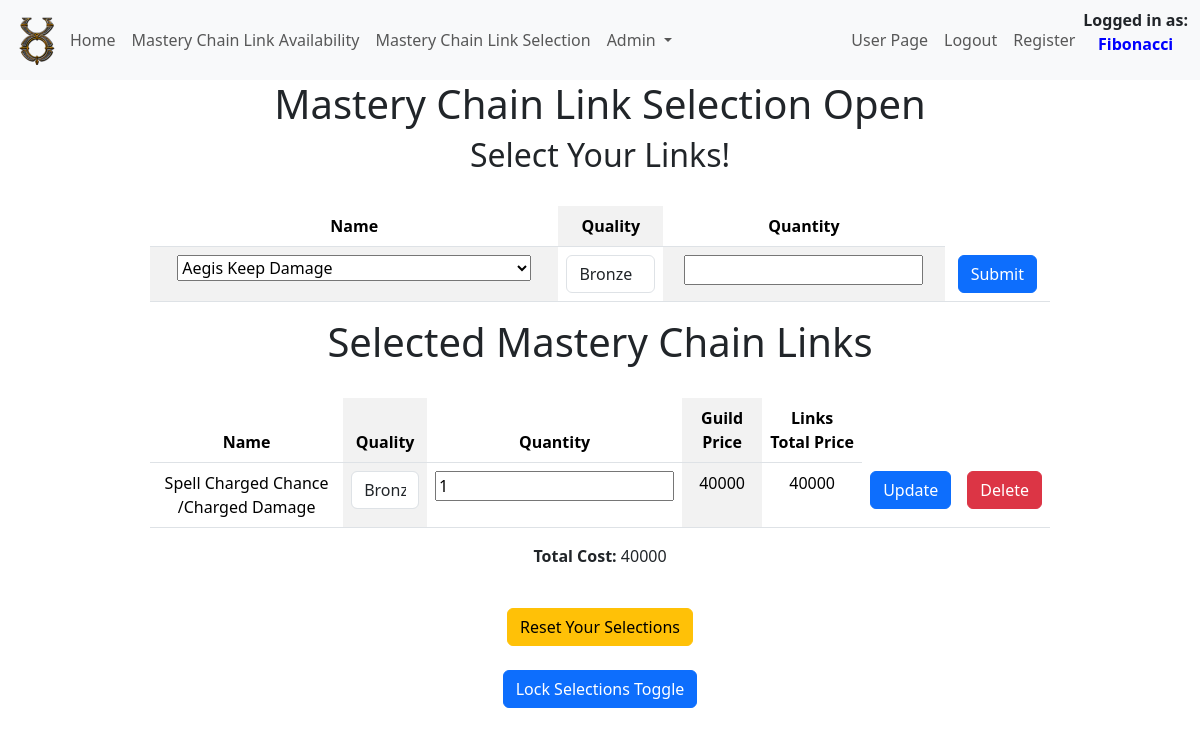
Page /selections (signed in) on the earlier database version.
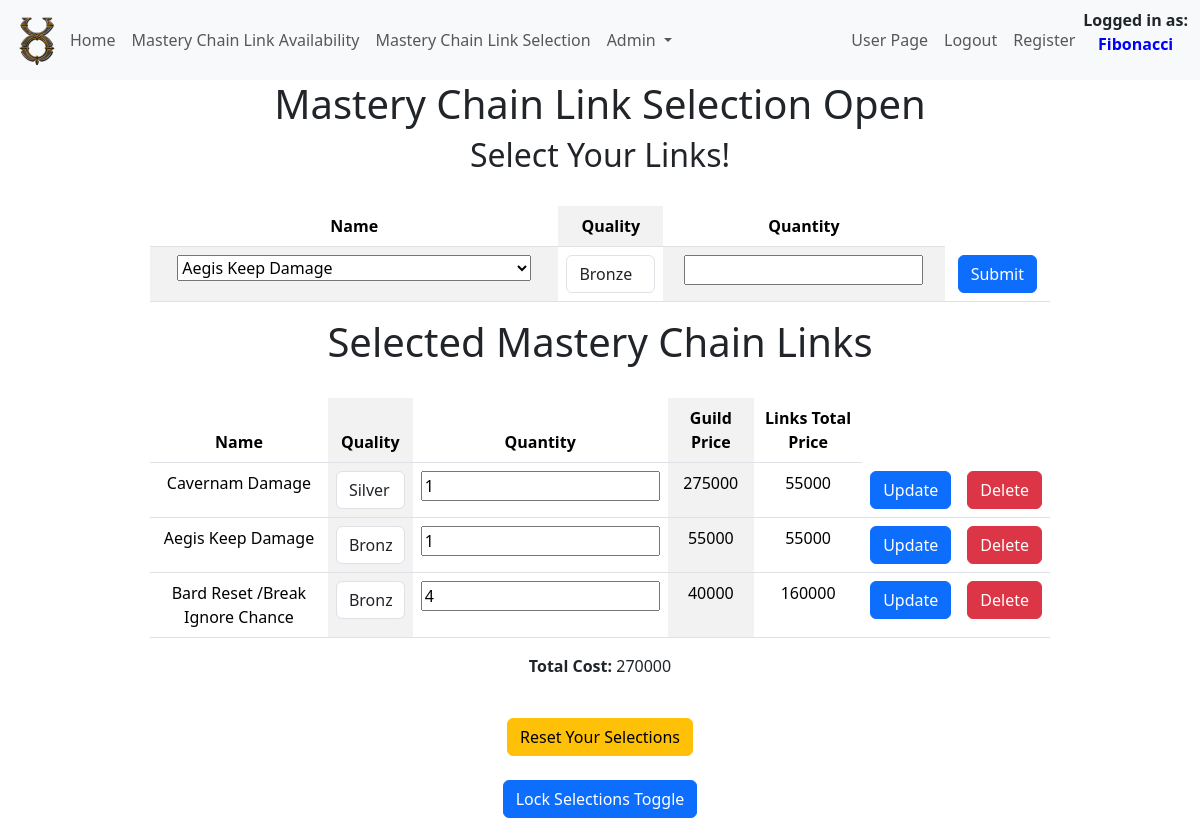
Same page on the later database version.
### tables this page shows
CREATE TABLE users (
    id INTEGER PRIMARY KEY AUTOINCREMENT,
    username TEXT NOT NULL,
    password TEXT NOT NULL,
    is_admin INTEGER NOT NULL DEFAULT 0
, sel_lock BOOLEAN DEFAULT (0) NOT NULL, display_name TEXT);

CREATE TABLE selections (
	id INTEGER NOT NULL PRIMARY KEY AUTOINCREMENT,
	mclink_id INTEGER NOT NULL,
	s_quantity INTEGER NOT NULL
, user_id INTEGER NOT NULL, links_total INTEGER NOT NULL);

CREATE TABLE "mclinks" (
    id INTEGER PRIMARY KEY AUTOINCREMENT NOT NULL,
    name TEXT NOT NULL,
    quality TEXT NOT NULL,
    quantity INTEGER NOT NULL,
    market_price INTEGER NOT NULL,
    guild_price INTEGER NOT NULL
);

### app.py (the view)
@app.route('/selections', methods=['GET', 'POST'])
def selections():
    user_data = get_user_data()
    user_id = user_data['id']
    conn, cursor = connect_to_database('uonew.db')
    cursor.execute("SELECT DISTINCT name FROM mclinks;")
    unique_names = cursor.fetchall()
    cursor.execute("SELECT SUM(links_total) FROM selections WHERE user_id=?", (user_id,))
    total_links_total = cursor.fetchone()[0]
    conn.close()
    selections_data = select_selections(user_id)
    return render_template('selections.html', unique_names=unique_names, selections_data=selections_data, total_links_total=total_links_total)

### app.py (called while the page is built)
@app.before_request
def authentication():
    if 'id' in session:
        user_data = get_user_data()
        selection_toggle = check_selection_toggle()
        g.is_admin = user_data['is_admin']
        g.sel_lock = user_data['sel_lock']
        g.display_name = user_data['display_name']
        g.selection_toggle = selection_toggle['selections_toggle']

### helpers.py (called while the page is built)
def connect_to_database(database_name):
    conn = sqlite3.connect(database_name)
    conn.row_factory = sqlite3.Row
    cursor = conn.cursor()
    return conn, cursor

### selections.py (called while the page is built)
def select_selections(user_id=None):
    conn, cursor = connect_to_database('uonew.db')
    if user_id:
        cursor.execute("SELECT * FROM selections INNER JOIN mclinks ON selections.mclink_id = mclinks.id WHERE selections.user_id = ?", (user_id,))
    else:
        cursor.execute("SELECT * FROM selections INNER JOIN mclinks ON selections.mclink_id = mclinks.id")
    selections_data = cursor.fetchall()
    conn.close()
    return selections_data

def check_selection_toggle():
    conn, cursor = connect_to_database('uonew.db')
    cursor.execute("SELECT selections_toggle FROM global")
    selection_toggle = cursor.fetchone()
    conn.close()
    return selection_toggle

### users.py (called while the page is built)
def get_user_data():
    conn, cursor = connect_to_database('uonew.db')
    user_id = session.get('id')
    cursor.execute("SELECT * FROM users WHERE id = ?", (user_id,))
    user_data = cursor.fetchone()
    conn.close()
    return user_data

### templates/selections.html (shortened to what this page needs)
{% extends "index.html" %}
{% block nav %}
<nav class="navbar navbar-expand-lg bg-body-tertiary">
  <div class="container-fluid">
    <img src="{{ url_for('static', filename='images/uo.png') }}" alt="UO Icon" class="small-image">
    <div class="collapse navbar-collapse" id="navbarSupportedContent">
      <ul class="navbar-nav me-auto mb-2 mb-lg-0">
{% if 'id' in session %}
        <li class="nav-item">
          <a class="nav-link" href="ma">Home</a>
        </li>
        <li class="nav-item">
          <a class="nav-link" href="mclinks">Mastery Chain Link Availability</a>
        </li>
        <li class="nav-item">
          <a class="nav-link" href="selections">Mastery Chain Link Selection</a>
        </li>
{% endif %}
{% if 'id' in session and g.is_admin in [1, 2, 3] %}
        <li class="nav-item dropdown">
          <a class="nav-link dropdown-toggle" href="#" role="button" data-bs-toggle="dropdown" aria-expanded="false">
            Admin
          </a>
{% endif %}
{% if 'id' in session and g.is_admin in [1, 2, 3] %}
        </li>
{% endif %}
      </ul>
      <ul class="navbar-nav mb-2 mb-lg-0 right-align">
        {% if 'id' in session %}
          <li class="nav-item">
            <a class="nav-link" href="user">User Page</a>
        </li>
        <li class="nav-item">
            <a class="nav-link" onclick="return confirm('Are you sure?')" href="{{ url_for('logout') }}">Logout</a>
        </li>
        {% endif %}
        <li class="nav-item">
            <a class="nav-link" href="register">Register</a>
        </li>
      </ul>
    </div>
    <b class="nav-item">Logged in as: <p style="color:blue; text-align:center;">{{ g.display_name }}</p></b>
  </div>
</nav>
{% endblock %}
{% block content %}
{% if g.selection_toggle == 0 %}
<br>
<h1 class="mclinks_selection">MASTERY LINK SELECTIONS ARE CLOSED</h1>
{% else %}
<div class="mclinks_selection">
    {% if g.sel_lock == 0 %}
    <h1>Mastery Chain Link Selection Open</h1>
    <h2>Select Your Links!</h2>
    <br>
    <table class="table table-striped-columns table-hover">
        <thead>
            <tr>
                <th>Name</th>
                <th>Quality</th>
                <th>Quantity</th>
            </tr>
        </thead>
        <tbody>
            <tr>
                <form action="/add_selection" method="POST">
                    <td>
                        <select name="name">
                            {% for name in unique_names %}
                            <option>{{ name[0] }}</option>
                            {% endfor %}
                        </select>
                    </td>
                    <td>
                        <select class="form-control" name="quality" id="quality">
                            <option>Bronze</option>
                        </select>
                    </td>
                    <td><input type="number" name="quantity"></td>
                    <td><button type="submit" class="btn btn-primary" onclick="return confirm('Are you sure?')">Submit</button></td>
                </form>
            </tr>
        </tbody>
    </table>
</div>
<div class="mclinks_table">
    <h1>Selected Mastery Chain Links</h1>
    <br>
    <table class="table table-striped-columns table-hover">
        <thead>
            <tr>
                <th>Name</th>
                <th>Quality</th>
                <th>Quantity</th>
                <th>Guild Price</th>
                <th>Links Total Price</th>
            </tr>
        </thead>
        <tbody>
    {% for selection in selections_data %}
                <form action="/update_user_selection" method="post">
    <tr>
        <td>
            {{ selection['name'] }}
        </td>
        <td>
            <select class="form-control" name="quality" id="quality">
                <option {% if selection['quality'] == 'Bronze' %} selected {% endif %}>Bronze</option>
                <option {% if selection['quality'] == 'Silver' %} selected {% endif %}>Silver</option>
            </select>
        </td>
        <td><input type="number" name="quantity" value="{{ selection['s_quantity'] }}"></td>
        <td>{{ selection['guild_price'] }}</td>
        <td>{{ selection['links_total'] }}</td>
        <td><button type="submit" class="btn btn-primary" onclick="return confirm('Are you sure?')">Update</button></td>
        </form>
        <form action="/delete_user_selection" method="post">
        <td><button type="submit" class="btn btn-danger" onclick="return confirm('Are you sure?')">Delete</button></td>
        </form>
                {% endfor %}
        </tbody>
    </table>
    <p><input type="hidden" name="total"><b>Total Cost:</b> {{ total_links_total }}</p>
    <br>
    <form action="/reset_user_selections" method="POST">
        <button type="submit" class="btn btn-warning" onclick="return confirm('Are you sure? This will wipe all your selections')">Reset Your Selections</button>
    </form>
</div>
{% endif %}
{% endif %}
<br>
<form class="user_lock_sel"action="/user_selection_toggle" method="POST">
    <button type="submit" class="btn btn-primary" onclick="return confirm('Are you sure? You can toggle this on/off')">Lock Selections Toggle</button>
</form>
{% endblock %}

### templates/index.html (shortened to what this page needs)
<!DOCTYPE html>
<html lang="en">
<head>
    <link href="https://cdn.jsdelivr.net/npm/bootstrap@5.3.2/dist/css/bootstrap.min.css" rel="stylesheet">
    <link rel="stylesheet" type="text/css" href="{{ url_for('static', filename='style.css') }}">
</head>
<body>
    <header>
        <nav>
            {% block nav %}{% endblock %}
        </nav>
    </header>
    <main>
        {% block content %}{% endblock %}
    </main>
</body>
</html>

### static/style.css (style rules this page uses)
.form-control { max-width: 300px; }
.small-image { max-width: 50px; max-height: 50px; }
.right-align { float: right; }
.mclinks_selection { margin: auto; width: 75%; text-align: center; }
.mclinks_table { margin: auto; max-width: 75%; text-align: center; }
.user_lock_sel { margin: auto; width: 75%; text-align: center; }

Differences in the rows shown:
removed selections: name "Spell Charged Chance /Charged Damage", quality "Bronze", quantity "1", guild_price "40000", links_total "40000"
added selections: name "Cavernam Damage", quality "Silver", quantity "1", guild_price "275000", links_total "55000"
added selections: name "Aegis Keep Damage", quality "Bronze", quantity "1", guild_price "55000", links_total "55000"
added selections: name "Bard Reset /Break Ignore Chance", quality "Bronze", quantity "4", guild_price "40000", links_total "160000"
Other differences:
{{ total_links_total }}: "40000" → "270000"
